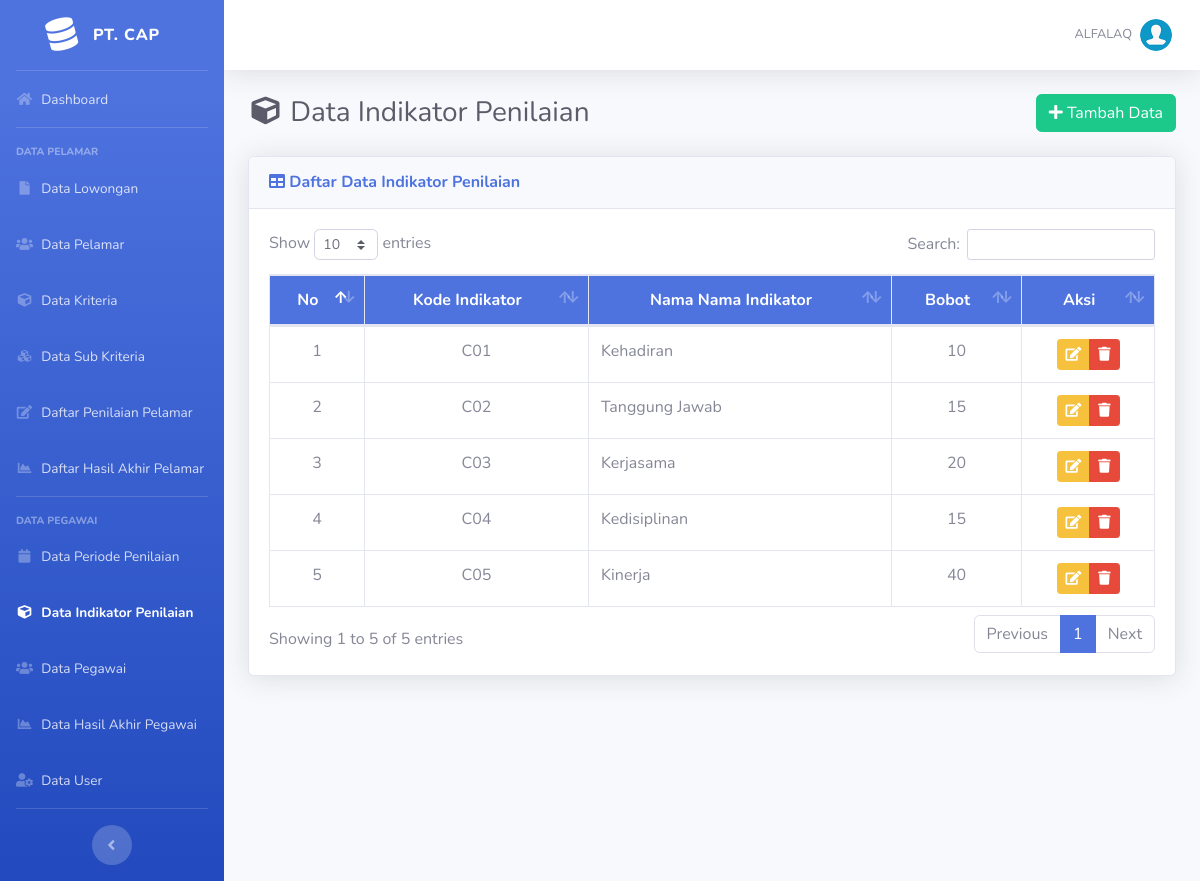
Page /admin/list-indikator.php (signed in) on the committed database.
### tables this page shows
CREATE TABLE `indikator` (
  `id_indikator` int(11) NOT NULL,
  `kode_indikator` varchar(5) NOT NULL,
  `nama_indikator` varchar(100) NOT NULL,
  `type` enum('Benefit','Cost') NOT NULL,
  `bobot` int(3) NOT NULL,
  `ada_pilihan` tinyint(1) NOT NULL
);

### admin/list-indikator.php (the view, shortened to what this page needs)
<?php
require_once('../includes/init.php');
require_once('../template/header.php');
?>
<div class="d-sm-flex align-items-center justify-content-between mb-4">
	<h1 class="h3 mb-0 text-gray-800"><i class="fas fa-fw fa-cube"></i> Data Indikator Penilaian</h1>
	<a href="tambah-indikator.php" class="btn btn-success"> <i class="fa fa-plus"></i> Tambah Data </a>
</div>
<div class="card shadow mb-4">
	<div class="card-header py-3">
		<h6 class="m-0 font-weight-bold text-primary"><i class="fa fa-table"></i> Daftar Data Indikator Penilaian</h6>
	</div>
	<div class="card-body">
		<div class="table-responsive">
			<table class="table table-bordered" id="dataTable" width="100%" cellspacing="0">
				<thead class="bg-primary text-white">
					<tr align="center">
						<th>No</th>
						<th>Kode Indikator</th>
						<th>Nama Nama Indikator</th>
						<th>Bobot</th>
						<th width="15%">Aksi</th>
					</tr>
				</thead>
				<tbody>
					<?php
					$no = 1;
					$query = mysqli_query($koneksi, "SELECT * FROM indikator ORDER BY kode_indikator ASC");
					while ($data = mysqli_fetch_array($query)) :
					?>
						<tr align="center">
							<td><?php echo $no; ?></td>
							<td><?php echo $data['kode_indikator']; ?></td>
							<td align="left"><?php echo $data['nama_indikator']; ?></td>
							<td><?php echo $data['bobot']; ?></td>
							<td>
								<div class="btn-group" role="group">
									<a data-toggle="tooltip" data-placement="bottom" title="Edit Data" href="edit-indikator.php?id=<?php echo $data['id_indikator']; ?>" class="btn btn-warning btn-sm"><i class="fa fa-edit"></i></a>
									<a data-toggle="tooltip" data-placement="bottom" title="Hapus Data" href="hapus-indikator.php?id=<?php echo $data['id_indikator']; ?>" onclick="return confirm ('Apakah anda yakin untuk meghapus data ini')" class="btn btn-danger btn-sm"><i class="fa fa-trash"></i></a>
								</div>
							</td>
						</tr>
					<?php
						$no++;
					endwhile; ?>
				</tbody>
			</table>
		</div>
	</div>
</div>
<?php
require_once('../template/footer.php');
?>

### rows in the picture
indikator: kode_indikator "C01", nama_indikator "Kehadiran", bobot "10"
indikator: kode_indikator "C02", nama_indikator "Tanggung Jawab", bobot "15"
indikator: kode_indikator "C03", nama_indikator "Kerjasama", bobot "20"
indikator: kode_indikator "C04", nama_indikator "Kedisiplinan", bobot "15"
indikator: kode_indikator "C05", nama_indikator "Kinerja", bobot "40"

### other values in the picture
$_SESSION['username'] "ALFALAQ"
